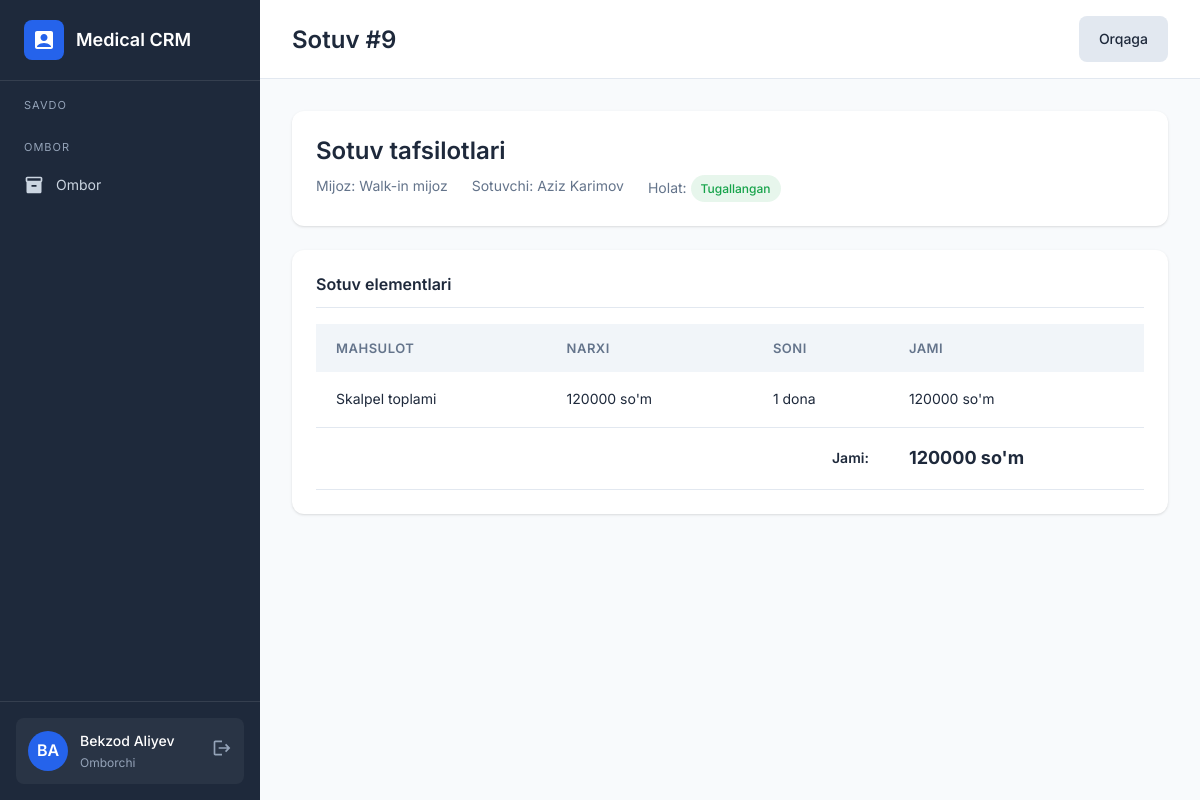
The app's page /sales/9/ (signed in) with its own data.
### backend/main/models.py (models this page shows, shortened)
class User(AbstractUser):
    ROLE_CHOICES = [
        ('director', 'Direktor'),
        ('seller', 'Sotuvchi'),
        ('warehouse', 'Omborchi'),
        ('supplier', 'Yetkazib beruvchi'),
        ('courier', 'Kuryer'),
    ]
    role = models.CharField(max_length=20, choices=ROLE_CHOICES, default='seller')
    phone = models.CharField(max_length=20, blank=True)
    class Meta:
        verbose_name = 'Foydalanuvchi'
        verbose_name_plural = 'Foydalanuvchilar'

class Sale(models.Model):
    STATUS_CHOICES = [
        ('pending', 'Kutilmoqda'),
        ('completed', 'Tugallangan'),
        ('cancelled', 'Bekor qilingan'),
        ('returned', 'Qaytarilgan'),
    ]
    client = models.ForeignKey(Client, on_delete=models.CASCADE, related_name='sales', verbose_name='Mijoz', null=True, blank=True)
    seller = models.ForeignKey(User, on_delete=models.CASCADE, related_name='sales', verbose_name='Sotuvchi')
    shift = models.ForeignKey(
        SellerShift,
        on_delete=models.SET_NULL,
        related_name='sales',
        verbose_name='Smena',
        null=True,
        blank=True,
    )
    total_amount = models.DecimalField(max_digits=12, decimal_places=2, verbose_name='Jami summa')
    status = models.CharField(max_length=20, choices=STATUS_CHOICES, default='pending', verbose_name='Holat')
    notes = models.TextField(blank=True, verbose_name='Izoh')
    created_at = models.DateTimeField(auto_now_add=True)
    updated_at = models.DateTimeField(auto_now=True)
    class Meta:
        verbose_name = 'Sotuv'
        verbose_name_plural = 'Sotuvlar'

class SaleItem(models.Model):
    sale = models.ForeignKey(Sale, on_delete=models.CASCADE, related_name='items', verbose_name='Sotuv')
    product = models.ForeignKey(Product, on_delete=models.CASCADE, related_name='sale_items', verbose_name='Mahsulot')
    quantity = models.PositiveIntegerField(verbose_name='Soni')
    unit_price = models.DecimalField(max_digits=12, decimal_places=2, verbose_name='Birlik narxi')
    total_price = models.DecimalField(max_digits=12, decimal_places=2, verbose_name='Jami narx')
    class Meta:
        verbose_name = 'Sotuv elementi'
        verbose_name_plural = 'Sotuv elementlari'

class Product(models.Model):
    name = models.CharField(max_length=300, verbose_name='Mahsulot nomi')
    category = models.ForeignKey(Category, on_delete=models.CASCADE, related_name='products', verbose_name='Kategoriya')
    description = models.TextField(blank=True, verbose_name='Tavsif')
    price = models.DecimalField(max_digits=12, decimal_places=2, verbose_name='Narxi (soʻm)')
    stock = models.PositiveIntegerField(default=0, verbose_name='Ombordagi soni')
    unit = models.CharField(max_length=50, default='dona', verbose_name='Oʻlchov birligi')
    image = models.ImageField(upload_to='products/', blank=True, null=True, verbose_name='Rasm')
    created_at = models.DateTimeField(auto_now_add=True)
    updated_at = models.DateTimeField(auto_now=True)
    class Meta:
        verbose_name = 'Mahsulot'
        verbose_name_plural = 'Mahsulotlar'

### backend/main/views.py (the view)
# urls.py: path('sales/<int:pk>/', views.sale_detail, name='sale_detail'),
@login_required
def sale_detail(request, pk):
    if request.user.role == 'supplier':
        messages.error(request, "Sizga bu sahifaga kirish ruxsati yo'q")
        return redirect('dashboard')
    sale = get_object_or_404(Sale.objects.select_related('client', 'seller'), pk=pk)
    items = sale.items.select_related('product')
    return render(request, 'sale_detail.html', {'sale': sale, 'items': items})

### frontend/templates/sale_detail.html (shortened to what this page needs)
{% extends 'base.html' %}
{% block content %}
<div class="top-bar">
    <h1 class="page-title">Sotuv #{{ sale.id }}</h1>
    <div class="page-actions">
        <a href="{% url 'sales' %}" class="btn btn-secondary">Orqaga</a>
    </div>
</div>
<div class="page-content">
    <div class="detail-header">
        <h2 class="detail-title">Sotuv tafsilotlari</h2>
        <div class="detail-meta">
            <span>Mijoz: {{ sale.client.name|default:"Walk-in mijoz" }}</span>
            <span>Sotuvchi: {{ sale.seller.get_full_name }}</span>
            <span>Holat: <span class="badge badge-{% if sale.status == 'completed' %}success{% elif sale.status == 'pending' %}warning{% elif sale.status == 'cancelled' %}danger{% else %}info{% endif %}">{{ sale.get_status_display }}</span></span>
        </div>
    </div>
    <div class="detail-section">
        <h3 class="detail-section-title">Sotuv elementlari</h3>
        <table>
            <thead>
                <tr>
                    <th>Mahsulot</th>
                    <th>Narxi</th>
                    <th>Soni</th>
                    <th>Jami</th>
                </tr>
            </thead>
            <tbody>
                {% for item in items %}
                <tr>
                    <td>{{ item.product.name }}</td>
                    <td>{{ item.unit_price|floatformat:0 }} so'm</td>
                    <td>{{ item.quantity }} {{ item.product.unit }}</td>
                    <td>{{ item.total_price|floatformat:0 }} so'm</td>
                </tr>
                {% endfor %}
            </tbody>
            <tfoot>
                <tr>
                    <td colspan="3" style="text-align: right; font-weight: 600;">Jami:</td>
                    <td style="font-weight: 700; font-size: 18px;">{{ sale.total_amount|floatformat:0 }} so'm</td>
                </tr>
            </tfoot>
        </table>
    </div>
</div>
{% endblock %}

### frontend/templates/base.html (shortened to what this page needs)
{% load static %}
<!DOCTYPE html>
<html lang="uz">
<head>
    <link rel="stylesheet" href="{% static 'css/style.css' %}">
</head>
<body>
    {% if request.user.is_authenticated %}
    <div class="layout">
        <aside class="sidebar">
            <div class="sidebar-header">
                <div class="sidebar-logo">
                    <div class="sidebar-logo-icon">
                        <svg viewBox="0 0 24 24"><path d="M19 3H5c-1.1 0-2 .9-2 2v14c0 1.1.9 2 2 2h14c1.1 0 2-.9 2-2V5c0-1.1-.9-2-2-2zm-7 3c1.93 0 3.5 1.57 3.5 3.5S13.93 13 12 13s-3.5-1.57-3.5-3.5S10.07 6 12 6zm7 13H5v-.23c0-.62.28-1.2.76-1.58C7.47 15.82 9.64 15 12 15s4.53.82 6.24 2.19c.48.38.76.97.76 1.58V19z"/></svg>
                    </div>
                    <span class="sidebar-logo-text">Medical CRM</span>
                </div>
            </div>
            <nav class="sidebar-nav">
                <div class="nav-section">
                    <div class="nav-section-title">Savdo</div>
                </div>
                {% if request.user.role == 'warehouse' %}
                <div class="nav-section">
                    <div class="nav-section-title">Ombor</div>
                    <a href="{% url 'warehouse' %}" class="nav-item {% if '/warehouse' in request.path %}active{% endif %}">
                        <svg viewBox="0 0 24 24"><path d="M20 2H4c-1 0-2 .9-2 2v3.01c0 .72.43 1.34 1 1.69V20c0 1.1 1.1 2 2 2h14c.9 0 2-.9 2-2V8.7c.57-.35 1-.97 1-1.69V4c0-1.1-1-2-2-2zm-5 12H9v-2h6v2zm5-7H4V4h16v3z"/></svg>
                        <span>Ombor</span>
                    </a>
                </div>
                {% endif %}
            </nav>
            <div class="sidebar-footer">
                <div class="user-info">
                    <div class="user-avatar">{{ request.user.first_name.0|upper }}{{ request.user.last_name.0|upper }}</div>
                    <div class="user-details">
                        <div class="user-name">{{ request.user.get_full_name }}</div>
                        <div class="user-role">{{ request.user.get_role_display }}</div>
                    </div>
                    <a href="{% url 'logout' %}" style="color: var(--gray-light);">
                        <svg width="20" height="20" viewBox="0 0 24 24" fill="currentColor"><path d="M17 7l-1.41 1.41L18.17 11H8v2h10.17l-2.58 2.58L17 17l5-5zM4 5h8V3H4c-1.1 0-2 .9-2 2v14c0 1.1.9 2 2 2h8v-2H4V5z"/></svg>
                    </a>
                </div>
            </div>
        </aside>
        <main class="main-content">
            {% block content %}{% endblock %}
        </main>
    </div>
    {% else %}
    {% block login_content %}{% endblock %}
    {% endif %}
</body>
</html>

### records on screen
User: user.first_name.0 "B", user.last_name.0 "A", user.get_full_name "Bekzod Aliyev", user.role "Omborchi"
Sale: id "9", client.name "Walk-in mijoz", seller.get_full_name "Aziz Karimov", status "Tugallangan", total_amount "120000"
SaleItem: product.name "Skalpel toplami", unit_price "120000", quantity "1", product.unit "dona", total_price "120000"
